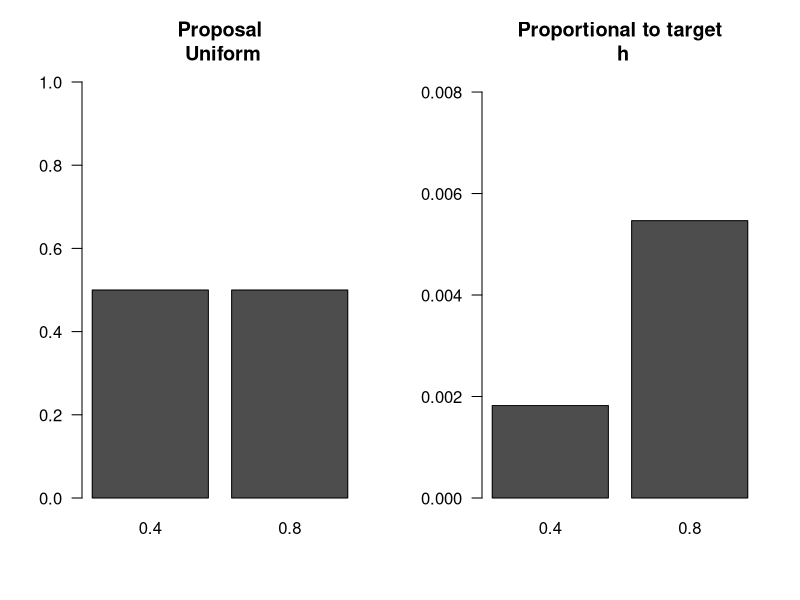
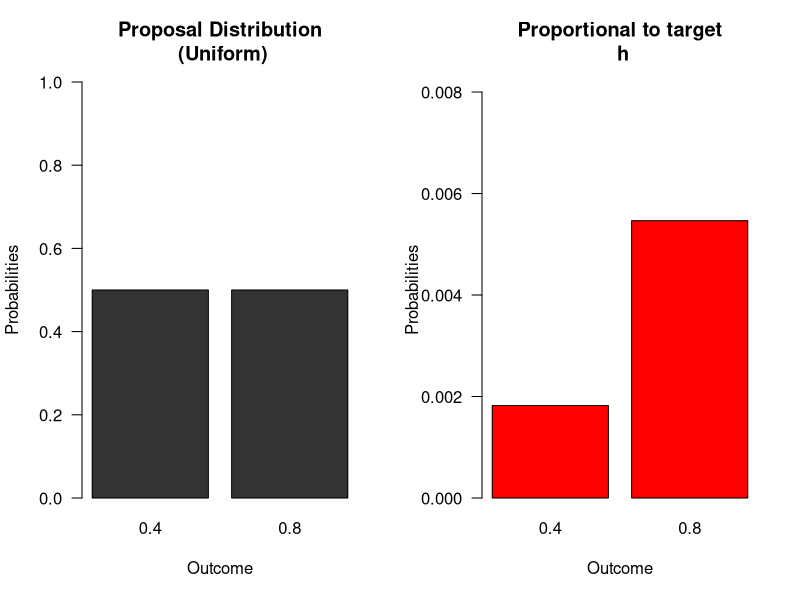
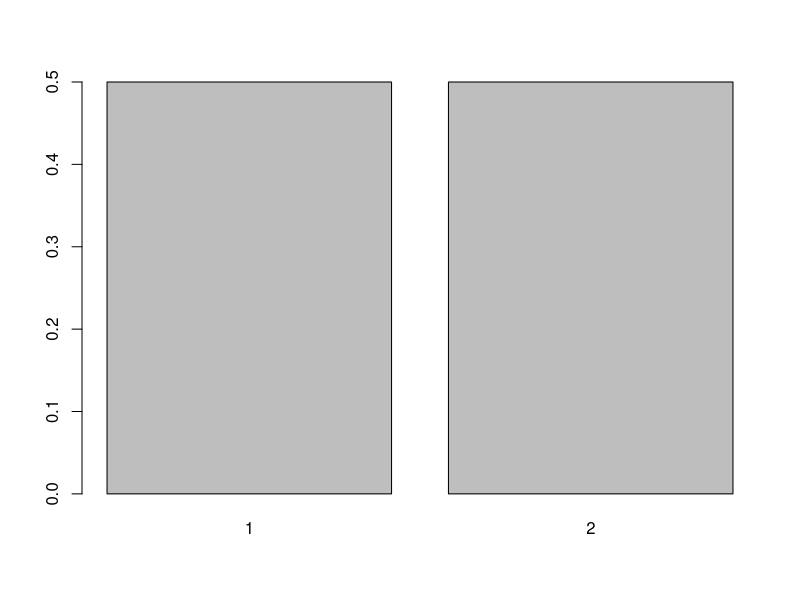
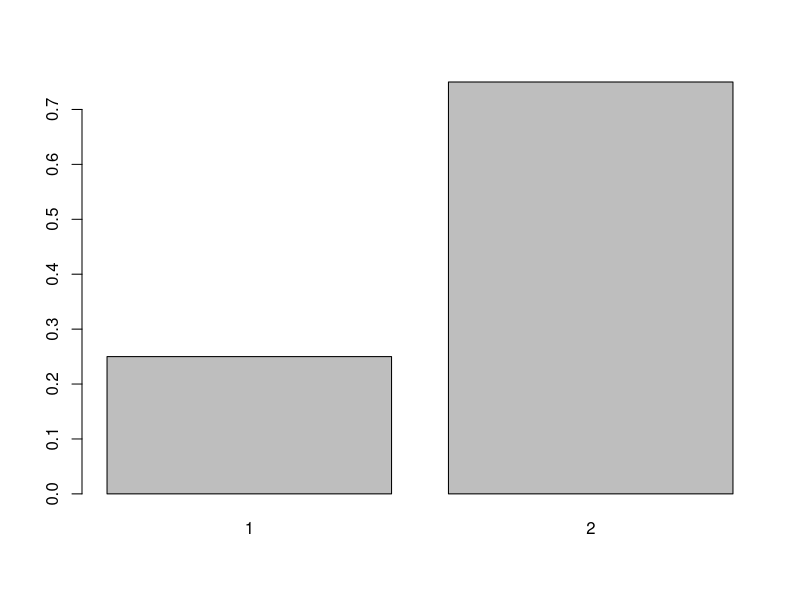
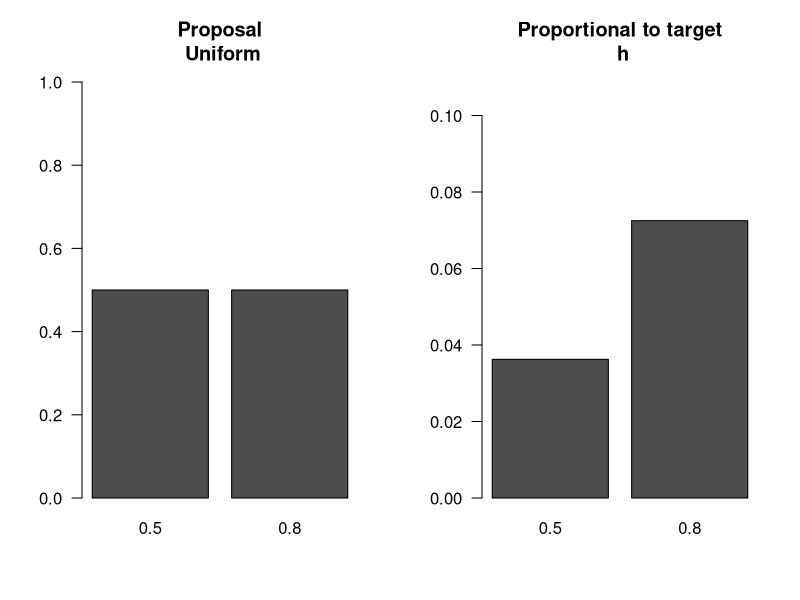
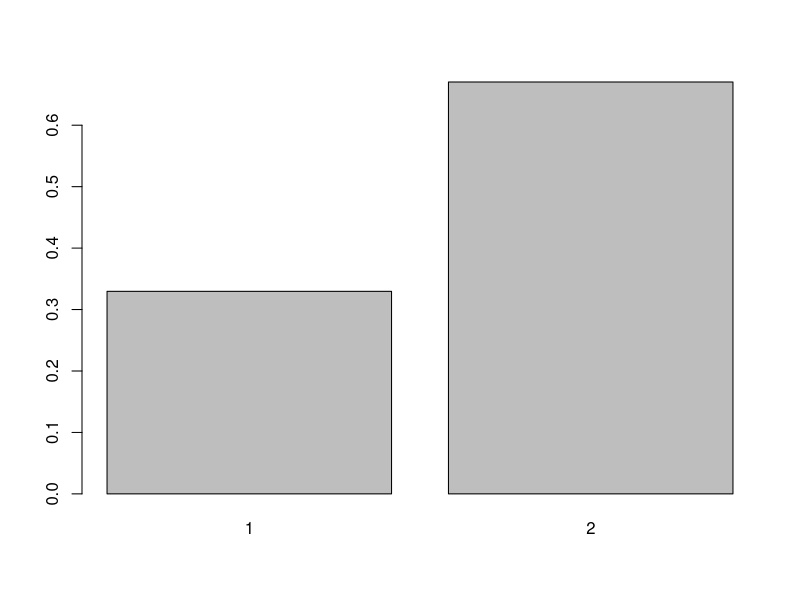
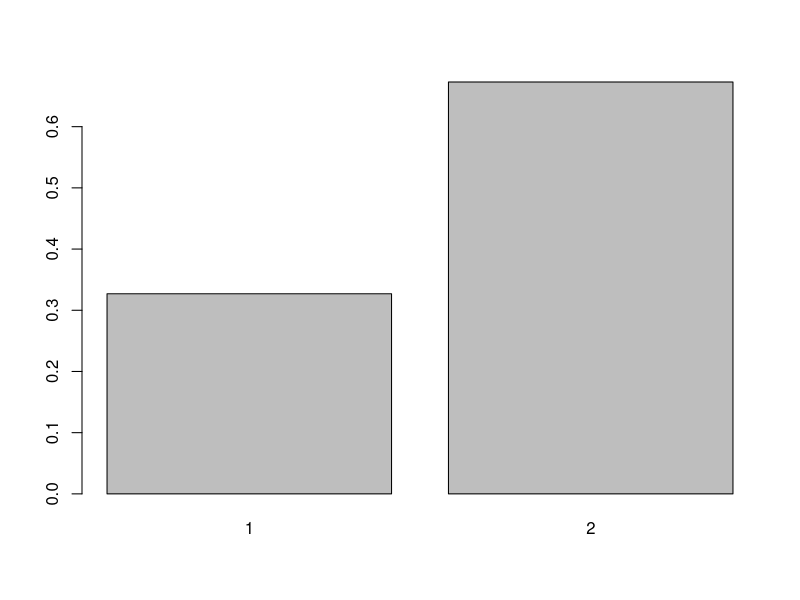
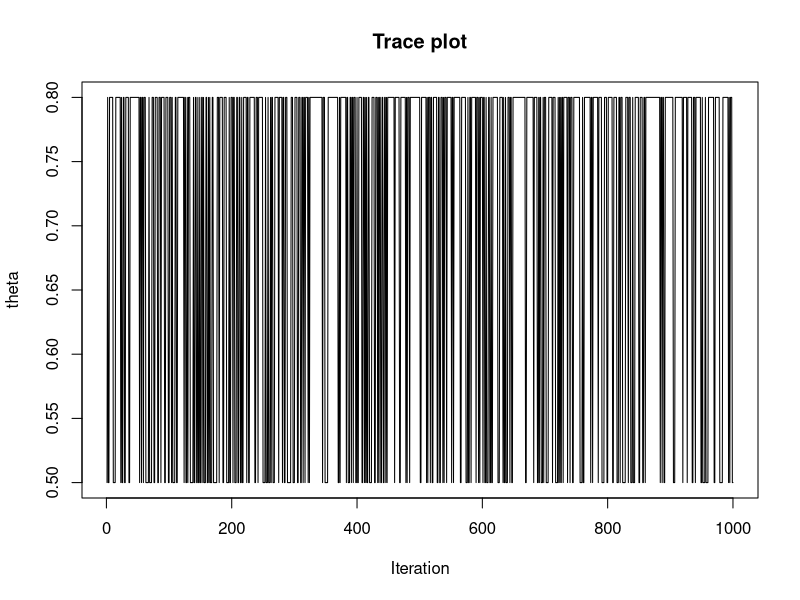

R code for these plots, in order: (Note: this script raises an error after producing the figures.)

# TASK 1 =======================================================================

  # 1 (i-ii)
  # Make a coin-die bbox
  # k = number of faces in the event set E for acceptance of proposal
  # Lik = likelihood for 2 states of theta
  # theta = two states
  # h1 = small relative to h2
  cdbbox<-function(k=1,lik,theta, h1="s")
  { 
    # K=1...6
    # xtable is a library which has functions useful for latex output
    library(xtable)
    
    # rename the first and second components of the likelihood
    lik1<-lik[1]
    lik2<-lik[2]
    
    # We will now make a prior that has the desired characteristics
    # See if you can prove the following
    # if h1 small "s" then ... else ...
    ifelse(h1=="s",
           pi1<-k/6*lik2/(lik1+k/6*lik2), 
           pi1<-lik2/(lik2+k/6*lik1)
    )
    
    # sum of probs is 1
    prior=c(pi1,1-pi1)
    
    #lik<-c(lik1,lik2)
    h<-prior*lik
    
    # Bayes
    post=h/sum(h)
    
    # Make a matrix for the Bayes box
    mat<-cbind(theta,prior,lik,h,post)
    rownames(mat)<-1:length(lik)
    Totals=c(NA,sum(prior),NA,sum(h),sum(post))
    mat2=rbind(mat,Totals)
    
    # Now make some plots useful in explaining the procedure
    graphics.off()
    dev.new(noRStudioGD = TRUE)
    layout(matrix(c(1,2),nr=1,nc=2,byrow=TRUE))
    barplot(matrix(c(0.5,0.5),nc=2,nr=1,byrow=TRUE,dimnames=list(c("Coin"),theta)),ylim=c(0,1),las=1,main="Proposal\n Uniform")
    barplot(matrix(h,nc=2,nr=1,byrow=TRUE,dimnames=list(c("Coin"),theta)),ylim=c(0,max(h)+0.5*max(h)),las=1,main="Proportional to target\n h")
    # Return a list of useful objects
    return(list(bbox=mat2,latex=xtable(mat2,digits=6),mat=mat,h=h,h1=h1,k=k))
  }
  
  cdbbox(k=2,lik=dbinom(x=4,size=10,prob=c(0.4,0.8)),theta=c(0.4,0.8),h1="s")->ans 
  ans$it
  ans
  ans$bbox
  
  
  # 1 (iii)
  # Accept it with a probability. Need an acceptance and rejection set. 
  # Anything lower than the probability can be in the acceptance set. For Example,
  # if 4/6, then can accept {1,2,3,4}
  
  
  # 1 b
  ## Impoved Graphic
  cdbbox2<-function(k=1,lik,theta, h1="s")
  { 
    # K=1...6
    # xtable is a library which has functions useful for latex output
    library(xtable)
    
    # rename the first and second components of the likelihood
    lik1<-lik[1]
    lik2<-lik[2]
    
    # We will now make a prior that has the desired characteristics
    # See if you can prove the following
    # if h1 small "s" then ... else ...
    ifelse(h1=="s",
           pi1 <- k/6 * lik2 / (lik1 + k/6 * lik2), 
           pi1 <-       lik2 / (lik2 + k/6 * lik1)
    )
    
    # sum of probs is 1
    prior=c(pi1,1-pi1)
    
    #lik<-c(lik1,lik2)
    h<-prior*lik
    
    # Bayes
    post=h/sum(h)
    
    # Make a matrix for the Bayes box
    mat<-cbind(theta,prior,lik,h,post)
    rownames(mat)<-1:length(lik)
    Totals=c(NA,sum(prior),NA,sum(h),sum(post))
    mat2=rbind(mat,Totals)
    
    # Now make some plots useful in explaining the procedure
    graphics.off()
    dev.new(noRStudioGD = TRUE)
    layout(matrix(c(1,2),nr=1,nc=2,byrow=TRUE))
    barplot(matrix(c(0.5,0.5),nc=2,nr=1,byrow=TRUE,dimnames=list(c("Coin"),theta)),ylim=c(0,1),las=1,main="Proposal Distribution\n (Uniform)",
            col = 'grey20',
            ylab = 'Probabilities',
            xlab = 'Outcome')
    barplot(matrix(h,nc=2,nr=1,byrow=TRUE,dimnames=list(c("Coin"),theta)),ylim=c(0,max(h)+0.5*max(h)),las=1,main="Proportional to target\n h",
            col = 'red',
            ylab = 'Probabilities',
            xlab = 'Outcome')
    # Return a list of useful objects
    return(list(bbox=mat2,latex=xtable(mat2,digits=6),mat=mat,h=h,h1=h1,k=k))
  }
  
  cdbbox2(k=2,lik=dbinom(x=4,size=10,prob=c(0.4,0.8)),theta=c(0.4,0.8),h1="s")->ans 
  

# TASK 2 =======================================================================
  
  # This function relies on getting h vectors that match E2
  # Use cdbbox() to get the correct h vectors.
  # Notice the ... - this corresponds to the ... in the barplot
  # You can use additional arguments which pass to the barplot
  coindie<-function(n=100, h=c(1/4,3/4),E2=c(5,6),init=1,...){
    library(xtable)
    dieset<-c()
    dieset[1]<-"E1"
    die<-function(n=1){
    sample(1:6,size=n,replace=TRUE)
    }
    
    coin<-function(n=1){
    sample(1:2,size=n,replace=TRUE)
    }
    face<-c()
    alpha<-c() # holds acceptance probs
    alpha[1]<-1
    post<-c()# post sample
    prop<-c() # vec of proposed states 1s and 2s
    prop[1]=init # initial state
    post[1]=prop[1]
    dice<-c()
    dice[1]<-die()
    
    for(i in 2:n){ # starts at 2 because initial value given above
    prop[i]<-coin()
    alpha[i]=min(1,h[prop[i]]/h[post[i-1]])
    
    dice[i]<-die()
    ifelse(alpha[i]==1,dieset[i]<-"E1",dieset[i]<-"E2")
    # is x an element of set y
    if(alpha[i]==1 | (is.element(dice[i],E2) & alpha[i]!=1)){post[i]<-prop[i]}
    else{post[i]<-post[i-1]}
     }  
    res<-matrix(c(prop,round(alpha,2),dieset,dice,post ),nc=5,nr=n,byrow=FALSE,dimnames=list(1:n,c("proposal","alpha", "E","dice","post")))
    sim<-table(post)/n
    postexact<-h/sum(h)
    dev.new(noRStudioGD = TRUE)
    barplot(sim,...)
    return(list(iter=res,sim=sim,postexact=postexact,post=post,xtable=xtable(res,dig=1)) )
  }
  
  coindie(n=20,h=c(0.6,0.4),E2=c(3,4,5,6)) ->ans
  ans$it
  
  coindie(n=20,h=c(1,6),E2=c(3)) ->ans
  ans$it
  
  # Use cdbbox in conjunction with coindie()
  cdbbox(k=3,lik=dbinom(x=6,size=10,prob=c(0.5,0.8)),theta=c(0.5,0.8),h1="s")->ans 
  names(ans)
  ans2=coindie(n=3000,h=ans$h,E2=1:ans$k)
  ans2$it
  
  
  # retrieving posterior theta values
  #trace plot
  
  ans3=coindie(n=1000,h=ans$h,E2=1:ans$k)
  ans4=c(0.5,0.8)[ans3$post]
  plot(ans4,type="l",main="Trace plot",xlab="Iteration",ylab="theta")

  
  
  
  # TASK 3 ======================================================================

  # This function makes discrete simulations from a posterior with any number of h values
  # n=nu of iterations
  # You can embellish this function
  simR<-function(n=10000, h=c(0.03344302,0.06165627),...){
    alpha<-c() # holds transition probs
    alpha[1]<-1
    u<-c() # holds uniform values
    u[1]<-1
    post<-c()# post sample
    prop<-c() # vec of proposed states 1s and 2s
    prop[1]=1 # initial state
    post[1]=prop[1]
    for(i in 2:n){ # starts at 2 because initial value given above
      # proposal state 
      prop[i]=sample(1:length(h),1,replace=TRUE)
      # calculate alpha
      # notice h[prop[i]] gives the actual value of h
      alpha[i]=min(1,h[prop[i]]/h[post[i-1]])
      # to calculate accepting proposal with prob alpha
      # select a random value from  a uniform (0,1)
      u[i]=runif(1)
      if(u[i]<=alpha[i]){post[i]<-prop[i]}
      else{post[i]<-post[i-1]}
    }
    res<-matrix(c(prop,u,alpha,post ),nc=4,nr=n,byrow=FALSE)
    sim<-table(post)/n
    # windows only works with a pc
    # quartz with macs
    # dev.new(noRStudioGD = TRUE) # or quartz() 
    
    barplot(sim,...)
    postexact<-h/sum(h)
    # The returned output is a list 
    # Use obj$ to obtain whatever interests you
    return(list(iter=res,sim=sim,postexact=postexact,post=post) )
  }

  
  # Uniform Binomial Experiment
  getH <- function(numThetaValues, x, n) {
    
    ## Form uniform probability
    theta <- seq(0, 1, length = numThetaValues)
    
    ## Calculate prior assuming uniform distribution
    prior = rep(1/numThetaValues, numThetaValues)
    
    ## Calculate the likelihood
    likelihood  = dbinom(x=x, size=n, prob=theta)
    
    ## Calculate the Prior x the Likelihood
    h <-  prior * likelihood
    
    return(h)
  }
  
  numThetaValues = 40
  x = 4
  n = 10
  
  
  simROut <- simR(n=10000, h=getH(numThetaValues, x, n),
                  
                  # Title
                  main = paste("Histogram of Simulation Output using simR()\n",
                               "Assumes Uniform Prior dist. over ", numThetaValues, 
                               " values of theta. Prob. ", x, 
                               " with ", n, "bernoulli trials"),
                  ylab = "Probability",
                  xlab = 'Number of Theta Values',
                  col = 'lightblue'
                  )

  
  
  # Task 4 =====================================================================
  
  
  # What about different proposal distributions
  # Again for the discrete case
  simRQ<-function(n=1000,init=1, h=c(1,1),pr=c(1,1)/2,...){
    alpha<-c() # holds transition probs
    alpha[1]<-1
    u<-c() # holds uniform values
    u[1]<-1
    post<-c()# post sample
    prop<-c() # vec of proposed states 1s and 2s etc
    prop[1]=init # initial state
    post[1]=prop[1]
    q<-function(x){pr[x]}
    for(i in 2:n){ # starts at 2 because initial value given above
      #make a sample from the proposal
      sample(1:length(h),1,replace=TRUE,prob=pr)->prop[i]
      #Calculate alpha adjusting for the proposal being non uniform
      alpha[i]=min(1,h[prop[i]]*q(post[i-1])/(h[post[i-1]]*q(prop[i])))
      # now choose the proposal with probability alpha
      u[i]=runif(1)
      if(u[i]<=alpha[i]){post[i]<-prop[i]}
      else{post[i]=post[i-1]}
    }
    res<-matrix(c(prop,u,alpha,post ),nc=4,nr=n,byrow=FALSE,dimnames=list(1:n,c("prop","u","alpha","post")))
    sim<-table(post)/n
    postexact<-h/sum(h)
    dev.new(noRStudioGD = TRUE)
    barplot(sim,...)
    tmp<-c()
    ifelse(length(res[,1])>=20,tmp<-res[1:20,],tmp<-res)
    return(list(iter=tmp,sim=sim,post=postexact) )
  }
  
  # Create a funciton to establish a Uniform Binomial Experiment
  getH <- function(numThetaValues, x, n) {
    
    ## Form uniform probability
    theta <- seq(0, 1, length = numThetaValues)
    
    ## Calculate prior assuming uniform distribution
    prior = rep(1/numThetaValues, numThetaValues)
    
    ## Calculate the likelihood
    likelihood  = dbinom(x=x, size=n, prob=theta)
    
    ## Calculate the Prior x the Likelihood
    h <-  prior * likelihood
    
    return(h)
  }
  
  
  # Inputs for getH()
  numThetaValues = 11
  x = 4
  n = 10
  
  # Function to create a peak distribution - only for odd dist
  makePeak <- function(numThetaValues) {
    peak = round(numThetaValues / 2)  # Peak of distribution
    beg  = 1:(peak-1)                 # up until the peak
    end  = (peak-1):1                 # After the peak
    return(c(beg, peak, end))         # Combine it to make mountain
  }
    
  prInput = makePeak(numThetaValues)  # proposal input that is a peak distribution (Q)
  hInput = getH(numThetaValues, x, n) # Uniform prior
  
  simRQ(n=10000,h=hInput,pr=prInput,
        
        # Title
        main = paste("Histogram of Simulation Output using simRQ()\n",
                     "Assumes Uniform Prior dist. over ", numThetaValues, 
                     " values of theta. Prob. ", x, 
                     " with ", n, "bernoulli trials. Uses Peak Proposal Dist."),
        ylab = "Frequency",
        xlab = "Proposed h's",
        col = 'tomato3'
  )
  
  
# TASK 5 =======================================================================
  ## Now we shall look at the continuous case
  
  # Task 5
  ### Using a beta proposal
  ### You can change the proposal to whatever you require
  ## a,b are the parameters of the Beta proposal
  ## a=b=1 is a uniform
  simRC<-function(n=10,init=0.5,a=3,b=4,
                  h = function(theta)
                  { prior = dunif(theta)
                      lik = dbinom(x=4,size=12,prob=theta)
                        h = prior * lik
                        return(c('prior'=prior,'lik'=lik,'h'=h))}
                  )
  {
    #dbeta(x, shape1, shape2, ncp = 0, log = FALSE)
    alpha<-c() # holds transition probs
    alpha[1]<-1
    u<-c() # holds uniform values
    u[1]<-1
    prior<-c()   # prior sample
    lik<-c()     # liklihood sample
    hOfProp<-c() # prior times lik sample
    post<-c()    # post sample
    prop<-c()    # vec of proposed states 1s and 2s
    prop[1]=init # initial state
    prior[1]=prop[1]
    lik[1]=prop[1]
    hOfProp[1]=prop[1]
    post[1]=prop[1]

    q = function(x){dbeta(x,a,b)}
    
    for(i in 2:n){ # starts at 2 because initial value given above
      rbeta(1,a,b)->prop[i]
      
      thisH = h(prop[i])
      
      # Store the prior and liklihood for plotting later
      prior[i]   = thisH['prior']
      lik[i]     = thisH['lik']
      hOfProp[i] = thisH['h']
      
      alpha[i]=min(1,hOfProp[i] * q(post[i-1]) / (hOfProp[i-1] * q(prop[i])))
      u[i]=runif(1)
      ifelse(u[i]<=alpha[i],post[i]<-prop[i],post[i]<-post[i-1])
    }
    
    res<-matrix(c(prop,u,alpha,post ),nc=4,nr=n,byrow=FALSE,
                dimnames=list(1:n,c("prop","u","alpha","post")))
    
    
    # Function to generally plot a histogram
    myHist <- function(data, nameOnGraph, color, useFreq=FALSE) {
      print(hist(data, freq=useFreq, 
                 main = paste(nameOnGraph, '\nDaniel Carpenter'), 
                              xlab = nameOnGraph, col = color))
    }
    
    # Plot the Proposal
    nameOnGraph = 'Proposal'
    color       = 'darkseagreen3'
    myHist(data=prop, nameOnGraph=nameOnGraph, color=color)
    
    # Plot the Estimated Prior
    nameOnGraph = 'Estimated Prior'
    color       = 'grey40'
    curve(dunif(x, 0,1), xlim = c(0,1), ylab = 'Density', 
          main = nameOnGraph, col = color)
    axis(1, 0.7, expression(alpha))
    segments(0.7,0,0.7, lwd=3, col = color)
    polygon(c(0,0,0.7,0.7),c(0,1,1,0),col=color)
    
    # Plot the Estimated Likelihood
    nameOnGraph = 'Estimated Likelihood'
    color       = 'lightblue'
    myHist(data=lik, nameOnGraph=nameOnGraph, color=color)
    
    # Plot the Posterior
    nameOnGraph = 'Posterior'
    color       = 'tomato3'
    myHist(data=post, nameOnGraph=nameOnGraph, color=color)
    
    return(list(matrix=res,summary=summary(post)) )
  }
  
  simRC(n=10000)
  
